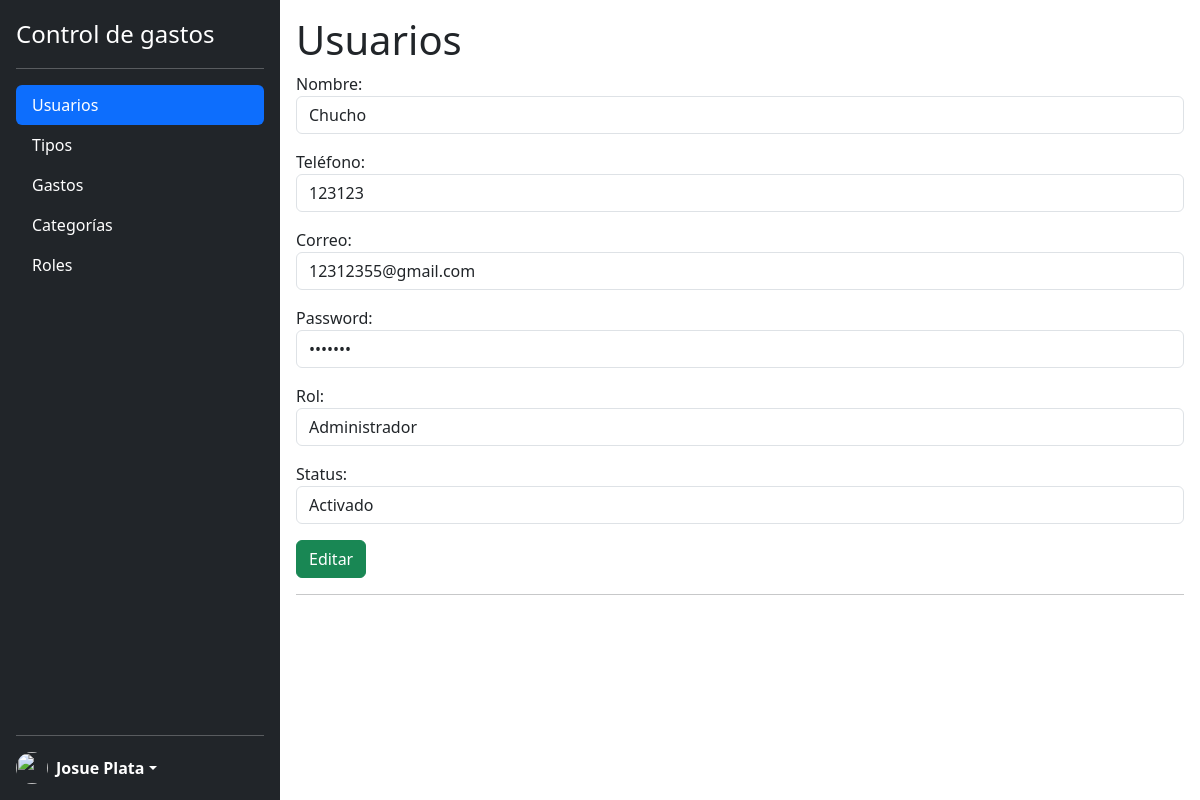
The app's page /modules/usuarios/editar.php?id=7 (signed in) with its own data.
### tables this page shows
CREATE TABLE `usuarios` (
  `id` int(11) UNSIGNED NOT NULL,
  `nombre` varchar(50) NOT NULL,
  `telefono` varchar(10) NOT NULL,
  `correo` varchar(255) NOT NULL,
  `password` varchar(50) NOT NULL,
  `rol` int(11) UNSIGNED NOT NULL,
  `creacion` datetime DEFAULT current_timestamp(),
  `modificacion` datetime DEFAULT current_timestamp() ON UPDATE current_timestamp(),
  `status` int(1) NOT NULL
);

CREATE TABLE `roles` (
  `id` int(11) UNSIGNED NOT NULL,
  `nombre` varchar(50) NOT NULL,
  `creacion` datetime DEFAULT current_timestamp(),
  `modificacion` datetime DEFAULT current_timestamp() ON UPDATE current_timestamp(),
  `status` int(1) NOT NULL
);

### modules/usuarios/editar.php (the view, shortened to what this page needs)
<?php
require_once '../../lib/db.php';
?>
<!DOCTYPE html>
<html lang="en">
<head>
    <?php include_once '../../lib/head.php'; ?>
</head>
<body class="d-flex flex-nowrap">
    <?php
    include_once '../../lib/sidebar.php';
    ?>
    <section class="p-3 w-100">
        <h1>Usuarios</h1>
        <form method="POST" action="../../lib/editarUsuarios.php">
            <?php
            $id = $_GET['id'];
            $consulta = "SELECT * FROM usuarios WHERE id = $id";
            $resultado = mysqli_query($enlace, $consulta);
            $registro =  mysqli_fetch_object($resultado);
            ?>
            <div class="form-group mb-3">
                <label>Nombre:</label>
                <input type="text" value="<?php echo $registro->nombre; ?>" class="form-control" name="nombreUsuario" id="nombreUsuario">
            </div>
            <div class="form-group mb-3">
                <label>Teléfono:</label>
                <input type="text" value="<?php echo $registro->telefono; ?>" class="form-control" name="telefonoUsuario" id="telefonoUsuario">
            </div>
            <div class="form-group mb-3">
                <label>Correo:</label>
                <input type="text" value="<?php echo $registro->correo; ?>" class="form-control" name="correoUsuario" id="correoUsuario">
            </div>
            <div class="form-group mb-3">
                <label>Password:</label>
                <input type="password" value="<?php echo $registro->password; ?>" class="form-control" name="passwordUsuario" id="passwordUsuario">
            </div>
            <?php
            $consultaRoles = "SELECT id, nombre FROM roles";
            $resultadoRoles = mysqli_query($enlace, $consultaRoles);
            ?>
            <div class="form-group mb-3">
                <label>Rol:</label>
                <select name="rol" id="rolUsuario" class="form-control">
                    <?php
                    while ($rol = mysqli_fetch_object($resultadoRoles)) {
                        echo '<option value="' . $rol->id . '" ' . ($rol->id == $registro->rol ? 'selected' : '') . '>' . $rol->nombre . '</option>';
                    }
                    ?>
                </select>
            </div>
            <div class="form-group mb-3">
                <label>Status:</label>
                <select name="statusUsuario" id="statusUsuario" class="form-control">
                    <option value="1">Activado</option>
                </select>
            </div>
            <div class="form-group mb-3">
                <button type="submit" class="btn btn-success">Editar</button>
            </div>
            <hr>
        </form>
    </section>
</body>
</html>

### css/general.css (style rules this page uses)
body, html { min-height: 100vh; min-height: -webkit-fill-available; height: 100vh; }

### records on screen
usuarios: nombreUsuario "Chucho", telefonoUsuario "123123", correoUsuario "12312355@gmail.com", rol "Administrador"

### other values on screen
$_SESSION["nombre"] "Josue Plata"
